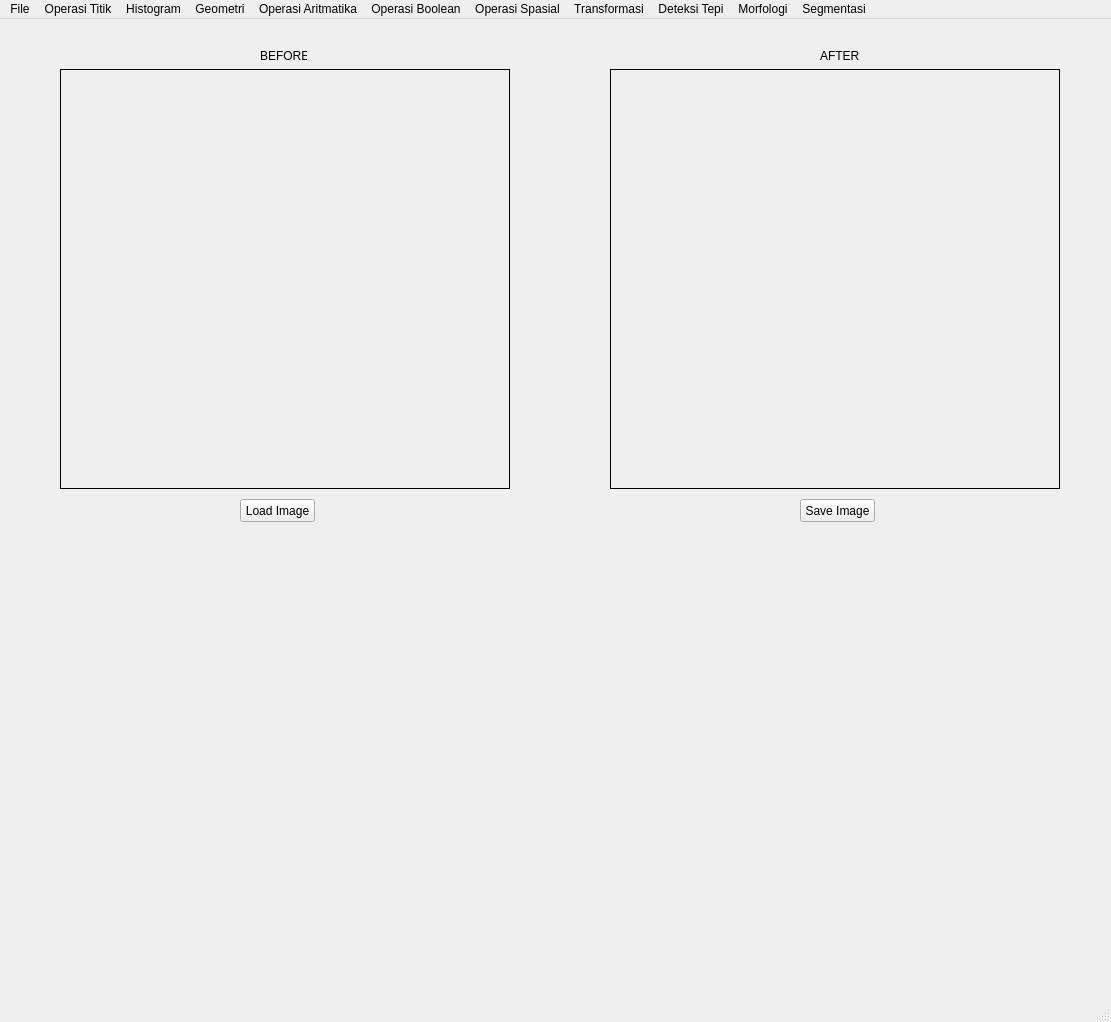
<?xml version="1.0" encoding="UTF-8"?>
<ui version="4.0">
 <author>Rhyred</author>
 <class>My_Program_152024141</class>
 <widget class="QMainWindow" name="My_Program_152024141">
  <property name="geometry">
   <rect>
    <x>0</x>
    <y>0</y>
    <width>1111</width>
    <height>1022</height>
   </rect>
  </property>
  <property name="windowTitle">
   <string>MainWindow</string>
  </property>
  <widget class="QWidget" name="centralwidget">
   <widget class="QPushButton" name="loadButton">
    <property name="geometry">
     <rect>
      <x>240</x>
      <y>480</y>
      <width>75</width>
      <height>23</height>
     </rect>
    </property>
    <property name="text">
     <string>Load Image</string>
    </property>
   </widget>
   <widget class="QLabel" name="imgLabel">
    <property name="geometry">
     <rect>
      <x>60</x>
      <y>50</y>
      <width>450</width>
      <height>420</height>
     </rect>
    </property>
    <property name="frameShape">
     <enum>QFrame::Box</enum>
    </property>
    <property name="text">
     <string/>
    </property>
   </widget>
   <widget class="QLabel" name="hasilLabel">
    <property name="geometry">
     <rect>
      <x>610</x>
      <y>50</y>
      <width>450</width>
      <height>420</height>
     </rect>
    </property>
    <property name="frameShape">
     <enum>QFrame::Box</enum>
    </property>
    <property name="text">
     <string/>
    </property>
   </widget>
   <widget class="QPushButton" name="saveButton">
    <property name="geometry">
     <rect>
      <x>800</x>
      <y>480</y>
      <width>75</width>
      <height>23</height>
     </rect>
    </property>
    <property name="text">
     <string>Save Image</string>
    </property>
   </widget>
   <widget class="QLabel" name="before">
    <property name="geometry">
     <rect>
      <x>260</x>
      <y>30</y>
      <width>47</width>
      <height>13</height>
     </rect>
    </property>
    <property name="text">
     <string>BEFORE</string>
    </property>
   </widget>
   <widget class="QLabel" name="after">
    <property name="geometry">
     <rect>
      <x>820</x>
      <y>30</y>
      <width>47</width>
      <height>13</height>
     </rect>
    </property>
    <property name="text">
     <string>AFTER</string>
    </property>
   </widget>
  </widget>
  <widget class="QMenuBar" name="menubar">
   <property name="geometry">
    <rect>
     <x>0</x>
     <y>0</y>
     <width>1111</width>
     <height>21</height>
    </rect>
   </property>
   <widget class="QMenu" name="menuFile">
    <property name="title">
     <string>File</string>
    </property>
    <addaction name="actionLoad_Image"/>
    <addaction name="actionSave_Image"/>
   </widget>
   <widget class="QMenu" name="menuOperasi_Titik">
    <property name="title">
     <string>Operasi Titik</string>
    </property>
    <addaction name="actionGrayScale"/>
    <addaction name="actionBrightness"/>
    <addaction name="actionSimple_Contrast"/>
    <addaction name="actionContrast_Stretching"/>
    <addaction name="actionNegative_Image"/>
    <addaction name="actionBiner_Image"/>
   </widget>
   <widget class="QMenu" name="menuHistogram">
    <property name="title">
     <string>Histogram</string>
    </property>
    <addaction name="actionGray_Histogram"/>
    <addaction name="actionRGB_Histogram"/>
    <addaction name="actionHistogram_Equalization"/>
   </widget>
   <widget class="QMenu" name="menuGeometri">
    <property name="title">
     <string>Geometri</string>
    </property>
    <addaction name="actionTranslasi"/>
    <addaction name="actionRotasi"/>
    <addaction name="actionResize"/>
    <addaction name="actionCrop"/>
   </widget>
   <widget class="QMenu" name="menuOperasi_Aritmatika">
    <property name="title">
     <string>Operasi Aritmatika</string>
    </property>
    <addaction name="actionTambah"/>
    <addaction name="actionKurang"/>
    <addaction name="actionKali"/>
    <addaction name="actionBagi"/>
   </widget>
   <widget class="QMenu" name="menuOperasi_Boolean">
    <property name="title">
     <string>Operasi Boolean</string>
    </property>
    <addaction name="actionAnd"/>
    <addaction name="actionOr"/>
    <addaction name="actionXor"/>
   </widget>
   <widget class="QMenu" name="menuOperasi_Spasial">
    <property name="title">
     <string>Operasi Spasial</string>
    </property>
    <addaction name="actionFilter"/>
    <addaction name="actionMean_Filter"/>
    <addaction name="actionGaussian_Filter"/>
    <addaction name="actionSharpening"/>
    <addaction name="actionMedian_Filter"/>
    <addaction name="actionMax_Filter"/>
    <addaction name="actionMin_Filter"/>
   </widget>
   <widget class="QMenu" name="menuTransformasi">
    <property name="title">
     <string>Transformasi</string>
    </property>
    <addaction name="actionDFT_Smoothing"/>
    <addaction name="actionDFT_Edge_Detection"/>
   </widget>
   <widget class="QMenu" name="menuDeteksi_Tepi">
    <property name="title">
     <string>Deteksi Tepi</string>
    </property>
    <addaction name="actionSobel"/>
    <addaction name="actionPrewitt"/>
    <addaction name="actionRoberts"/>
    <addaction name="actionCanny"/>
   </widget>
   <widget class="QMenu" name="menuMorfologi">
    <property name="title">
     <string>Morfologi</string>
    </property>
    <addaction name="actionDilasi"/>
    <addaction name="actionErosi"/>
    <addaction name="actionOpening"/>
    <addaction name="actionClosing"/>
    <addaction name="actionSkeletonizing"/>
   </widget>
   <widget class="QMenu" name="menuSegmentasi">
    <property name="title">
     <string>Segmentasi</string>
    </property>
    <addaction name="actionThresh_Binary"/>
    <addaction name="actionThresh_Binary_Inv"/>
    <addaction name="actionThresh_Trunc"/>
    <addaction name="actionThresh_ToZero"/>
    <addaction name="actionThresh_ToZero_Inv"/>
    <addaction name="actionAdaptive_Mean"/>
    <addaction name="actionAdaptive_Gaussian"/>
    <addaction name="actionOtsu"/>
   </widget>
   <addaction name="menuFile"/>
   <addaction name="menuOperasi_Titik"/>
   <addaction name="menuHistogram"/>
   <addaction name="menuGeometri"/>
   <addaction name="menuOperasi_Aritmatika"/>
   <addaction name="menuOperasi_Boolean"/>
   <addaction name="menuOperasi_Spasial"/>
   <addaction name="menuTransformasi"/>
   <addaction name="menuDeteksi_Tepi"/>
   <addaction name="menuMorfologi"/>
   <addaction name="menuSegmentasi"/>
  </widget>
  <widget class="QStatusBar" name="statusbar"/>
  <action name="actionGrayScale">
   <property name="text">
    <string>GrayScale</string>
   </property>
  </action>
  <action name="actionLoad_Image">
   <property name="text">
    <string>Load Image</string>
   </property>
  </action>
  <action name="actionSave_Image">
   <property name="text">
    <string>Save Image</string>
   </property>
  </action>
  <action name="actionBrightness">
   <property name="text">
    <string>Brightness</string>
   </property>
  </action>
  <action name="actionSimple_Contrast">
   <property name="text">
    <string>Simple Contrast</string>
   </property>
  </action>
  <action name="actionContrast_Stretching">
   <property name="text">
    <string>Contrast Stretching</string>
   </property>
  </action>
  <action name="actionNegative_Image">
   <property name="text">
    <string>Negative Image</string>
   </property>
  </action>
  <action name="actionBiner_Image">
   <property name="text">
    <string>Biner Image</string>
   </property>
  </action>
  <action name="actionGray_Histogram">
   <property name="text">
    <string>Histogram Grayscale</string>
   </property>
  </action>
  <action name="actionRGB_Histogram">
   <property name="text">
    <string>Histogram RGB</string>
   </property>
  </action>
  <action name="actionHistogram_Equalization">
   <property name="text">
    <string>Histogram Equalization</string>
   </property>
  </action>
  <action name="actionTranslasi">
   <property name="text">
    <string>Translasi</string>
   </property>
  </action>
  <action name="actionRotasi">
   <property name="text">
    <string>Rotasi</string>
   </property>
  </action>
  <action name="actionResize">
   <property name="text">
    <string>Resize</string>
   </property>
  </action>
  <action name="actionCrop">
   <property name="text">
    <string>Crop Image</string>
   </property>
  </action>
  <action name="actionTambah">
   <property name="text">
    <string>Tambah +</string>
   </property>
  </action>
  <action name="actionKurang">
   <property name="text">
    <string>Kurang -</string>
   </property>
  </action>
  <action name="actionKali">
   <property name="text">
    <string>Kali x</string>
   </property>
  </action>
  <action name="actionBagi">
   <property name="text">
    <string>Bagi /</string>
   </property>
  </action>
  <action name="actionAnd">
   <property name="text">
    <string>AND &amp;&amp;</string>
   </property>
  </action>
  <action name="actionOr">
   <property name="text">
    <string>OR ||</string>
   </property>
  </action>
  <action name="actionXor">
   <property name="text">
    <string>XOR ^</string>
   </property>
  </action>
  <action name="actionFilter">
   <property name="text">
    <string>Filtering</string>
   </property>
  </action>
  <action name="actionMean_Filter">
   <property name="text">
    <string>Mean Filtering</string>
   </property>
  </action>
  <action name="actionGaussian_Filter">
   <property name="text">
    <string>Gaussian Filtering</string>
   </property>
  </action>
  <action name="actionSharpening">
   <property name="text">
    <string>Sharpening</string>
   </property>
  </action>
  <action name="actionMedian_Filter">
   <property name="text">
    <string>Median Filtering</string>
   </property>
  </action>
  <action name="actionMax_Filter">
   <property name="text">
    <string>Max Filtering</string>
   </property>
  </action>
  <action name="actionMin_Filter">
   <property name="text">
    <string>Min Filtering</string>
   </property>
  </action>
  <action name="actionDFT_Smoothing">
   <property name="text">
    <string>DFT Smoothing Image</string>
   </property>
  </action>
  <action name="actionDFT_Edge_Detection">
   <property name="text">
    <string>DFT Edge Detection</string>
   </property>
  </action>
  <action name="actionSobel">
   <property name="text">
    <string>Sobel</string>
   </property>
  </action>
  <action name="actionPrewitt">
   <property name="text">
    <string>Prewitt</string>
   </property>
  </action>
  <action name="actionRoberts">
   <property name="text">
    <string>Roberts</string>
   </property>
  </action>
  <action name="actioncanny">
   <property name="text">
    <string>canny</string>
   </property>
  </action>
  <action name="actionCanny">
   <property name="text">
    <string>Canny</string>
   </property>
  </action>
  <action name="actionDilasi">
   <property name="text">
    <string>Dilasi</string>
   </property>
  </action>
  <action name="actionErosi">
   <property name="text">
    <string>Erosi</string>
   </property>
  </action>
  <action name="actionOpening">
   <property name="text">
    <string>Opening</string>
   </property>
  </action>
  <action name="actionClosing">
   <property name="text">
    <string>Closing</string>
   </property>
  </action>
  <action name="actionThresh_Binary">
   <property name="text">
    <string>Threshold Binary</string>
   </property>
  </action>
  <action name="actionThresh_Binary_Inv">
   <property name="text">
    <string>Threshold Binary Inv</string>
   </property>
  </action>
  <action name="actionThresh_Trunc">
   <property name="text">
    <string>Threshold Truncate</string>
   </property>
  </action>
  <action name="actionThresh_ToZero">
   <property name="text">
    <string>Threshold To Zero</string>
   </property>
  </action>
  <action name="actionThresh_ToZero_Inv">
   <property name="text">
    <string>Threshold To Zero Inv</string>
   </property>
  </action>
  <action name="actionSkeletonizing">
   <property name="text">
    <string>Skeletonizing</string>
   </property>
  </action>
  <action name="actionAdaptive_Mean">
   <property name="text">
    <string>Adaptive Mean</string>
   </property>
  </action>
  <action name="actionAdaptive_Gaussian">
   <property name="text">
    <string>Adaptive Gaussian</string>
   </property>
  </action>
  <action name="actionOtsu">
   <property name="text">
    <string>Otsu Thersholding</string>
   </property>
  </action>
 </widget>
 <resources/>
 <connections/>
</ui>
